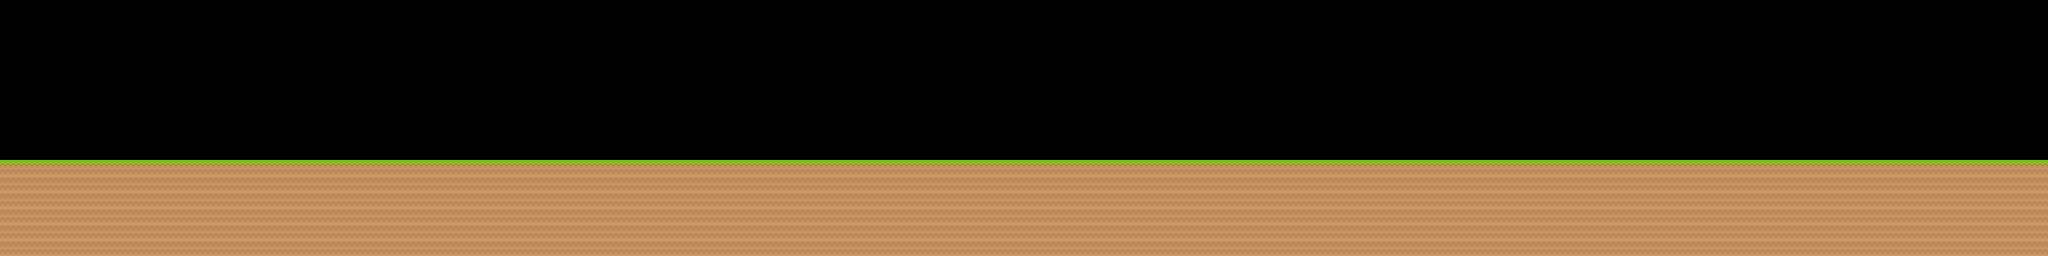

A 2D game scene composited from a Tiled map and its tileset images. What follows is a short description and the map's XML, with each tile layer's data collapsed to a summary:
An orthogonal 128x16 tile map with 64x64 px tiles, 1 tile layer (Tile Layer 1).

<map version="1.0" tiledversion="1.1.5" orientation="orthogonal" renderorder="right-down" width="128" height="16" tilewidth="64" tileheight="64" infinite="0" nextobjectid="1">
 <tileset firstgid="1" source="lec4.tsx" />
 <layer name="Tile Layer 1" width="128" height="16">
  <data>[2048 cells, 768 non-empty, 2 distinct tile ids]</data>
 </layer>
</map>
